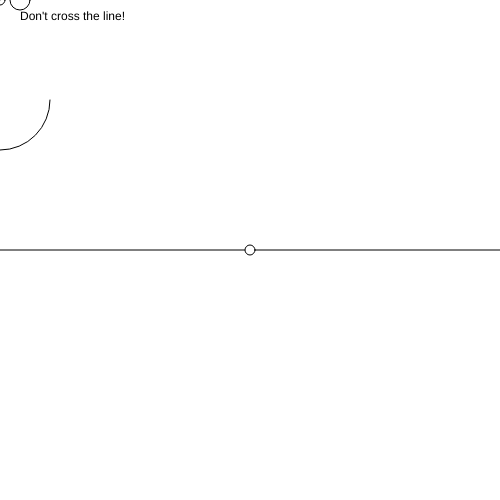
Frame 1 (no input)
Frame 60 (no input): identical to frame 1, image omitted
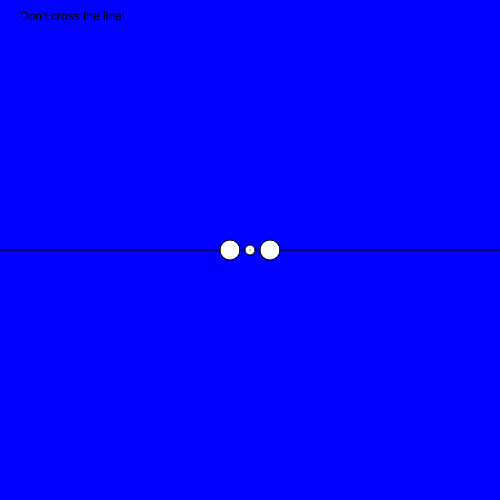
Frame 120 (the mouse pressed at the canvas centre since frame 60)

The p5.js sketch that drew these frames (run headless with seeded random() and noise() and a simulated clock; from frame 60 on, the mouse is pressed at the canvas centre):

// p5.js sketch
// ── sketch.js
var backgroundColor = "white";
var eyeposX = 0;
var eyeposY = 0;
var eyeOffset = 20;
var eyeSize = 20;
var instruction = "Don't cross the line!";


function setup() {
  // put setup code here
  createCanvas(500,500);
  eyeposX = width/2;
  eyeposY = 100;
}

function draw() {
  // put drawing code here
  background(backgroundColor);
  text(instruction,20,20);

  line(0,height/2,width,height/2);
  eyeposX = mouseX;
  eyeposY = mouseY;
  ellipse(width/2, height/2,10,10);
  ellipse(mouseX,mouseY,10,10);
  point(eyeposX,eyeposY);
  ellipse(eyeposX - eyeOffset,eyeposY,eyeSize,eyeSize);
  ellipse(eyeposX + eyeOffset, eyeposY, eyeSize, eyeSize);

if(mouseY > height/2){
  console.log("Below line");
  angleMode(DEGREES);
  arc(eyeposX,eyeposY + 100,100,100,180,0);
}

if(mouseY < height/2){console.log("Above line");
angleMode(DEGREES);
arc(eyeposX,eyeposY + 100,100,100,0,180);}

}
function mousePressed(){
  backgroundColor = "blue";
}

function mouseReleased(){
  backgroundColor = "white";
}
function keyPressed(){
  console.log("letter: " + key + " keycode: " + keyCode);
  if(key == 'a'){
    console.log("the letter is a");
  }else if(key == 'b'){
    backgroundColor = "blue";
  }else if(key == 'r'){
    backgroundColor = "red";
  }else{
    backgroundColor = "green";
  }

  if(keyCode == 65){
    console.log("the keycode is a");
  }
}


















//end of draw loop
